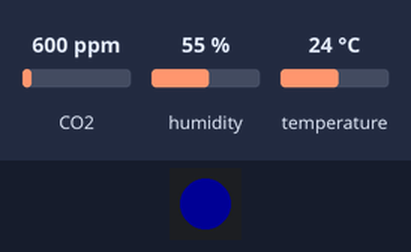
The program below on a simulated ESP32. Shown: 1 RGB LEDs in strip order, left to right. The test bench sets the inputs (shaded band); at power-on: CO2 600 ppm, humidity 55 %, temperature 24 °C. Dim RGB values are drawn brighter than linear; WiFi joins after 1.5 s; servers stay silent unless stated; not simulated (calls return 0 or success): auth_settings.h.

Above: at 7.5 s.
7.6 s: CO2 set to 958 ppm
13.1 s: CO2 set to 1025 ppm
At 18.1 s:
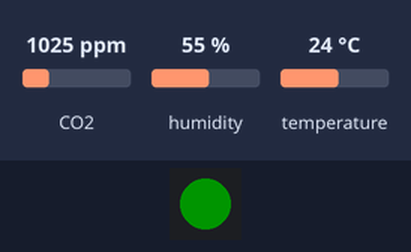
18.4 s: CO2 set to 1470 ppm
23.1 s: CO2 set to 1532 ppm
At 28.0 s:
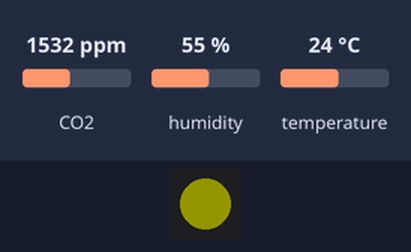
28.4 s: CO2 set to 2477 ppm
33.1 s: CO2 set to 2545 ppm
At 37.6 s:
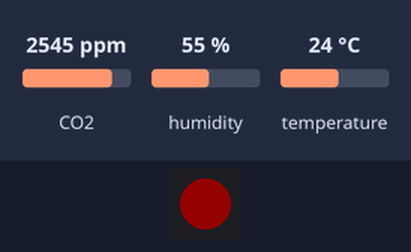
Timing chart, 0 to 39.1 s (numbered marks = the images above; inputs shaded):
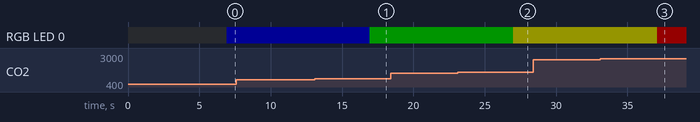

The program:

main.cpp
```cpp
#include "auth_settings.h"
#include <Arduino.h>
#include <FastLED.h>
#include <Wire.h>
#include <BlynkSimpleEsp32.h>
#include "SparkFun_SCD30_Arduino_Library.h"

BlynkTimer timer;
SCD30 airSensor;

const int NUM_LEDS = 1;
const int LED_PIN = 27;
static CRGB leds[NUM_LEDS];

void myTimerEvent();

CRGB toCRGB(uint8_t g, uint8_t r, uint8_t b) {
  return (CRGB)((g << 16) | (r << 8) | b);
}

void lightUpLEDbyCo2Value(float co2){
  //1000,1500,2500,3500
  //blue,green,yellow,red,purple
  if(co2 < 1000){
    leds[0] = toCRGB(0,0,0xff);
  }else if(co2 < 1500){
    leds[0] = toCRGB(0,0xff,0);
  }else if(co2 < 2500){
    leds[0] = toCRGB(0xff,0xff,0);
  }else if(co2 < 3500){
    leds[0] = toCRGB(0xff,0,0);
  }else{
    leds[0] = toCRGB(0xff,0,0xff);
  }
  FastLED.show();
}

void setup() {
  // Serial.begin(115200);
  FastLED.addLeds<NEOPIXEL, LED_PIN>(leds, NUM_LEDS);
  FastLED.setBrightness(20);
  FastLED.setCorrection(0xFFB0F0);// weaken green because green LEDs are brighter.
  leds[0] = 0;

  // M5Atom SDA/SCL pins
  Wire1.begin(25,21);
  delay(100);

  const bool autoCalibrate = true;
  airSensor.begin(Wire1, autoCalibrate);

  Blynk.begin(BLYNK_AUTH_TOKEN, WIFI_SSID, WIFI_PASS);
  timer.setInterval(5000L, myTimerEvent);//The SCD30 has data ready every two seconds
}

void loop() {
  Blynk.run();
  timer.run();
  delay(100);
}

void myTimerEvent(){
  if (airSensor.dataAvailable()){
    float temperature = airSensor.getTemperature();
    float co2 = airSensor.getCO2();
    float humidity = airSensor.getHumidity();
    /*
    Serial.println(temperature);
    Serial.println(co2);
    Serial.println(humidity);
    */
    lightUpLEDbyCo2Value(co2);

    Blynk.virtualWrite(V0, temperature);
    Blynk.virtualWrite(V1, co2);
    Blynk.virtualWrite(V2, humidity);

    if (temperature > 35){
      Blynk.logEvent("warntemp", String("気温が高いよ: ") + temperature);
      delay(5000);
    }
    if (co2 > 2000){
      Blynk.logEvent("warnco2", String("CO2が多いよ: ") + co2);
      delay(5000);
    }
  }else{
    // Serial.println("error");
    delay(100);
  }
}
```

Measured:
- the behaviour switches between 999 and 1000 ppm on CO2 (found by bisection; images 0 and 1)
- the behaviour switches between 1499 and 1500 ppm on CO2 (found by bisection; images 1 and 2)
- the behaviour switches between 2499 and 2500 ppm on CO2 (found by bisection; images 2 and 3)
- after the input at 7.6 s, every drawn part: stays the same
- after the input at 13.1 s, RGB LED 0: RGB(0, 0, 20) → RGB(0, 20, 0) after 3.8 s
- after the input at 18.4 s, every drawn part: stays the same
- after the input at 23.1 s, RGB LED 0: RGB(0, 20, 0) → RGB(20, 20, 0) after 3.9 s
- after the input at 28.4 s, every drawn part: stays the same
- after the input at 33.1 s, RGB LED 0: RGB(20, 20, 0) → RGB(20, 0, 0) after 4.0 s
